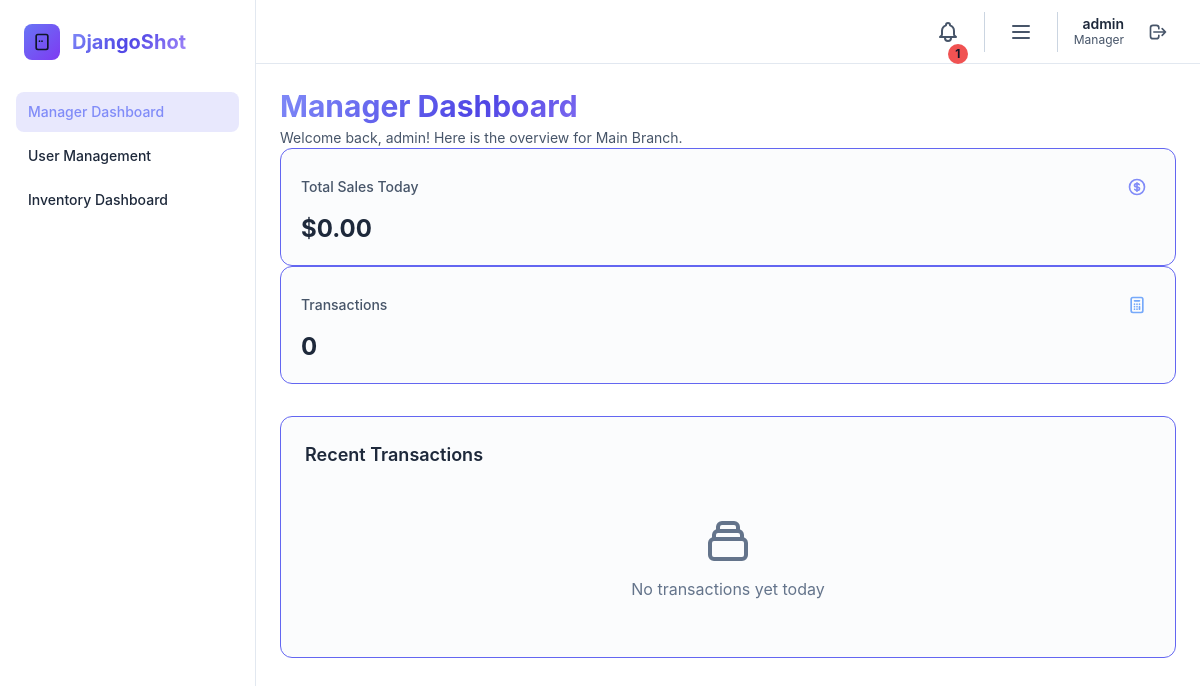
Before: /dashboard/manager/ (signed in) with the older database file.
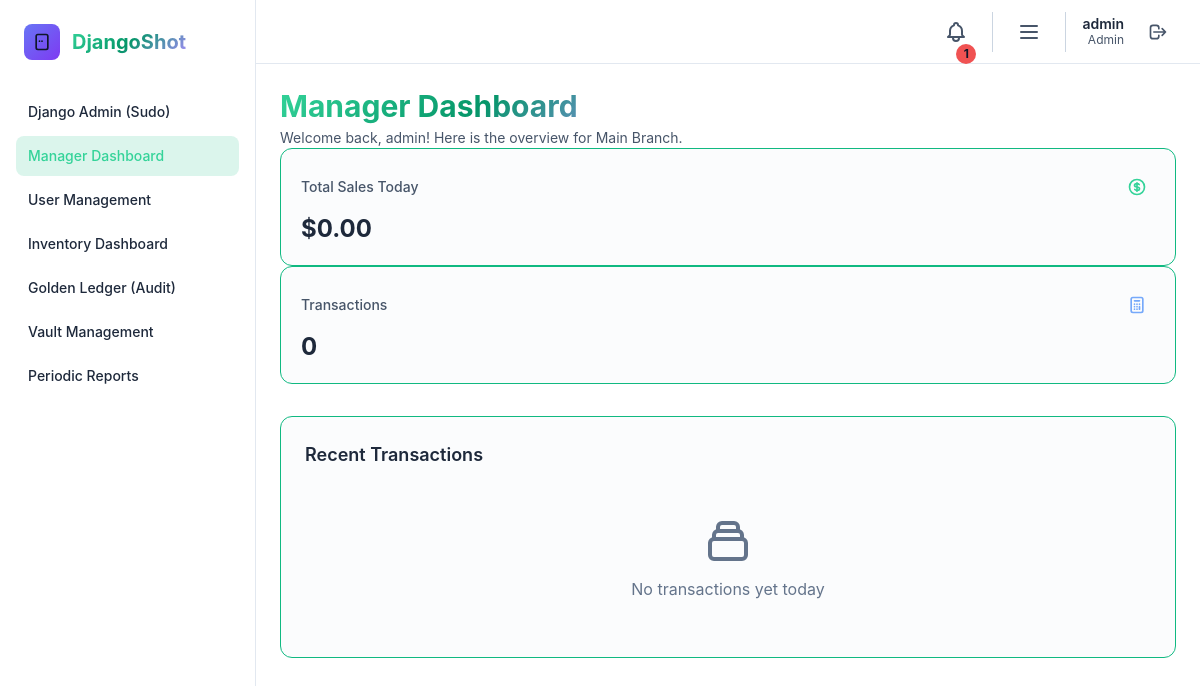
After: the same page with the newer database file.
### core/models.py (models this page shows)
class User(AbstractUser):
    ROLE_CHOICES = [
        ('admin', 'Admin'),
        ('manager', 'Manager'),
        ('cashier', 'Cashier'),
        ('accounting', 'Accounting'),
    ]
    THEME_CHOICES = [
        ('dawn', 'Dawn (Light)'),
        ('dusk', 'Dusk (Dark)'),
        ('midnight', 'Midnight (AMOLED)'),
    ]
    role = models.CharField(max_length=20, choices=ROLE_CHOICES, default='cashier')
    theme_preference = models.CharField(max_length=20, choices=THEME_CHOICES, default='dusk')
    branch = models.ForeignKey(Branch, on_delete=models.SET_NULL, null=True, blank=True, related_name='users')
    is_active_account = models.BooleanField(default=True) # Django User already has is_active, but keeping custom just in case
    def is_admin(self):
        return self.role == 'admin'
    def is_manager(self):
        return self.role in ('admin', 'manager')
    def is_accounting(self):
        return self.role == 'accounting'

### core/views.py (the view)
# urls.py: path('dashboard/manager/', views.manager_dashboard, name='manager_dashboard'),
@login_required
def manager_dashboard(request):
    if not request.user.is_manager():
        return redirect('core:home')
    today = timezone.localdate()
    orders = Order.objects.filter(order_date__date=today, status='completed')
    if request.user.role != 'admin' and request.user.branch:
        orders = orders.filter(branch=request.user.branch)
    elif request.user.branch:
        orders = orders.filter(branch=request.user.branch)
    total_sales_today = orders.aggregate(total=Sum('total_amount'))['total'] or 0.0
    transactions_today = orders.count()
    recent_transactions = orders.select_related('user', 'branch').order_by('-order_date')[:8]
    context = {
        'total_sales_today': total_sales_today,
        'transactions_today': transactions_today,
        'recent_transactions': recent_transactions,
        'branch_scope': request.user.branch.name if request.user.branch else 'All Branches'
    }
    return render(request, 'core/dashboards/manager.html', context)

### core/context_processors.py (called while the page is built)
def theme_processor(request):
    context = {
        'current_theme': 'dusk', # Default
        'user_role': 'guest'
    }
    if request.user.is_authenticated:
        context['current_theme'] = getattr(request.user, 'theme_preference', 'dusk')
        context['user_role'] = getattr(request.user, 'role', 'cashier')
    return context

### core/templates/core/dashboards/manager.html (shortened to what this page needs)
{% extends "base.html" %}
{% block content %}
<div class="mb-6 flex justify-between items-center">
    <div>
        <h1 class="text-3xl font-bold gradient-text mb-1">Manager Dashboard</h1>
        <p class="text-gray-400 text-sm">Welcome back, {{ user.username }}! Here is the overview for {{ branch_scope }}.</p>
    </div>
</div>
<div class="grid grid-cols-1 md:grid-cols-2 lg:grid-cols-4 gap-6 mb-8">
    <div class="glass-card rounded-xl p-5 fade-in" style="animation-delay: 0.1s;">
        <div class="flex items-center justify-between mb-2">
            <h3 class="text-sm font-medium text-gray-400">Total Sales Today</h3>
            <span class="p-2 bg-primary-500/20 rounded-lg text-primary-400">
            </span>
        </div>
        <p class="text-2xl font-bold text-gray-100">${{ total_sales_today|stringformat:".2f" }}</p>
    </div>
    <div class="glass-card rounded-xl p-5 fade-in" style="animation-delay: 0.2s;">
        <div class="flex items-center justify-between mb-2">
            <h3 class="text-sm font-medium text-gray-400">Transactions</h3>
            <span class="p-2 bg-blue-500/20 rounded-lg text-blue-400">
                <svg class="w-5 h-5" fill="none" stroke="currentColor" viewBox="0 0 24 24"><path stroke-linecap="round" stroke-linejoin="round" stroke-width="2" d="M9 7h6m0 10v-3m-3 3h.01M9 17h.01M9 14h.01M12 14h.01M15 11h.01M12 11h.01M9 11h.01M7 21h10a2 2 0 002-2V5a2 2 0 00-2-2H7a2 2 0 00-2 2v14a2 2 0 002 2z"></path></svg>
            </span>
        </div>
        <p class="text-2xl font-bold text-gray-100">{{ transactions_today }}</p>
    </div>
</div>
<div class="glass-card rounded-xl p-6 fade-in" style="animation-delay: 0.4s;">
    <h2 class="text-lg font-semibold mb-4 text-gray-200">Recent Transactions</h2>
    {% if recent_transactions %}
    <div class="overflow-x-auto">
        <table class="w-full text-sm text-left text-gray-400">
            <thead class="text-xs text-gray-300 uppercase bg-surface-800/80 border-b border-gray-700">
                <tr>
                    <th scope="col" class="px-4 py-3">Order</th>
                    <th scope="col" class="px-4 py-3">Cashier</th>
                    <th scope="col" class="px-4 py-3">Branch</th>
                    <th scope="col" class="px-4 py-3">Total</th>
                    <th scope="col" class="px-4 py-3">Time</th>
                </tr>
            </thead>
            <tbody>
                {% for order in recent_transactions %}
                <tr class="border-b border-gray-700 hover:bg-surface-800/50 transition-colors">
                    <td class="px-4 py-3 font-medium text-gray-200">#{{ order.id }}</td>
                    <td class="px-4 py-3">{{ order.user.username }}</td>
                    <td class="px-4 py-3">{{ order.branch.name|default:"Global" }}</td>
                    <td class="px-4 py-3 text-emerald-400">${{ order.total_amount|stringformat:".2f" }}</td>
                    <td class="px-4 py-3 text-gray-500">{{ order.order_date|date:"H:i" }}</td>
                </tr>
                {% endfor %}
            </tbody>
        </table>
    </div>
    {% else %}
    <div class="text-center py-8 text-gray-500">
        <p>No transactions yet today</p>
    </div>
    {% endif %}
</div>
{% endblock %}

### templates/base.html (shortened to what the changed rows need)
{% load static %}
<!DOCTYPE html>
<html lang="en" class="dark" data-theme="{{ current_theme|default:'dusk' }}" data-role="{{ user_role|default:'guest' }}">
<head>
    <link rel="stylesheet" href="{% static 'css/output.css' %}">
    <link rel="stylesheet" href="https://cdnjs.cloudflare.com/ajax/libs/font-awesome/6.4.0/css/all.min.css">
</head>
<body class="bg-surface-900 text-gray-200 min-h-screen relative overflow-x-hidden transition-colors duration-500">
    {% if user.is_authenticated %}
    <div class="flex min-h-screen relative z-10">
        <aside id="sidebar" class="fixed top-0 left-0 z-[100] w-64 h-screen transition-transform -translate-x-full sm:translate-x-0">
            <div class="h-full px-4 py-6 overflow-y-auto bg-surface-900 border-r border-gray-800">
                <a href="/" class="flex items-center mb-8 px-2">
                    <div class="w-9 h-9 rounded-lg bg-gradient-to-br from-indigo-500 to-purple-600 flex items-center justify-center mr-3">
                        <svg class="w-5 h-5 text-white" fill="none" stroke="currentColor" viewBox="0 0 24 24">
                            <path stroke-linecap="round" stroke-linejoin="round" stroke-width="2" d="M12 11h.01M9 11h.01M7 21h10a2 2 0 002-2V5a2 2 0 00-2-2H7a2 2 0 00-2 2v14a2 2 0 002 2z"></path>
                        </svg>
                    </div>
                    <span class="text-xl font-bold gradient-text">DjangoShot</span>
                </a>
                <nav class="space-y-1">
                    {% if user.is_admin %}
                    <a href="/admin/" class="sidebar-link flex items-center px-3 py-2.5 rounded-lg text-sm font-medium">
                        Django Admin (Sudo)
                    </a>
                    {% endif %}
                    {% if user.is_manager %}
                    <a href="{% url 'core:manager_dashboard' %}" class="sidebar-link flex items-center px-3 py-2.5 rounded-lg text-sm font-medium">
                        Manager Dashboard
                    </a>
                    <a href="{% url 'core:user_management' %}" class="sidebar-link flex items-center px-3 py-2.5 rounded-lg text-sm font-medium">
                        User Management
                    </a>
                    {% endif %}
                    {% if user.role == 'admin' or user.role == 'manager' or user.role == 'accounting' %}
                    <a href="{% url 'inventory:dashboard' %}" class="sidebar-link flex items-center px-3 py-2.5 rounded-lg text-sm font-medium">
                        Inventory Dashboard
                    </a>
                    {% endif %}
                    {% if user.is_accounting or user.is_admin %}
                    <a href="{% url 'core:accounting_dashboard' %}" class="sidebar-link flex items-center px-3 py-2.5 rounded-lg text-sm font-medium text-amber-500 hover:text-amber-400">
                        Golden Ledger (Audit)
                    </a>
                    {% endif %}
                    {% if user.role == 'cashier' or user.is_admin %}
                    <a href="{% url 'sales:vault_manage' %}" class="sidebar-link flex items-center px-3 py-2.5 rounded-lg text-sm font-medium text-emerald-500 hover:text-emerald-400">
                        Vault Management
                    </a>
                    {% endif %}
                    {% if user.is_accounting or user.is_admin %}
                    <a href="{% url 'sales:periodic_reports' %}" class="sidebar-link flex items-center px-3 py-2.5 rounded-lg text-sm font-medium">
                        Periodic Reports
                    </a>
                    {% endif %}
                </nav>
            </div>
        </aside>
        <div class="flex-1 sm:ml-64 flex flex-col">
            <header class="w-full h-16 bg-surface-900 border-b border-gray-800 flex items-center justify-end px-4 sm:px-6 sticky top-0 z-[90]">
                <div class="flex items-center space-x-4">
                    {% if user.role == 'admin' or user.role == 'manager' %}
                    <div class="relative flex items-center pr-4 border-r border-gray-700">
                        <button id="alertsMenuButton" data-dropdown-toggle="alertsMenuDropdown" class="p-2 rounded-lg text-gray-400 hover:bg-gray-800 hover:text-white transition-colors relative" title="Inventory Alerts">
                            {% if low_stock_count > 0 %}
                            <div class="absolute inline-flex items-center justify-center w-5 h-5 text-xs font-bold text-white bg-red-500 border-2 border-surface-900 rounded-full -top-1 -right-1">{{ low_stock_count }}</div>
                            {% endif %}
                        </button>
                    </div>
                    {% endif %}
                    <div class="relative flex items-center pr-4 border-r border-gray-700">
                        <button id="bbqMenuButton" data-dropdown-toggle="bbqMenuDropdown" class="p-2 rounded-lg text-gray-400 hover:bg-gray-800 hover:text-white transition-colors" title="Settings Menu">
                            <svg class="w-6 h-6" fill="none" stroke="currentColor" viewBox="0 0 24 24"><path stroke-linecap="round" stroke-linejoin="round" stroke-width="2" d="M4 6h16M4 12h16M4 18h16"></path></svg>
                        </button>
                    </div>
                    <div class="text-right hidden sm:block">
                        <p class="text-sm font-semibold text-gray-200 leading-tight">{{ user.username }}</p>
                        <p class="text-xs text-gray-400 capitalize">{{ user.role }}</p>
                    </div>
                    <form action="{% url 'core:logout' %}" method="post" class="m-0 flex items-center">
                        <button type="submit" class="p-2 flex items-center justify-center rounded-lg hover:bg-red-500/20 text-gray-400 hover:text-red-400 transition-colors" title="Logout">
                            <svg class="w-5 h-5" fill="none" stroke="currentColor" viewBox="0 0 24 24">
                                <path stroke-linecap="round" stroke-linejoin="round" stroke-width="2" d="M17 16l4-4m0 0l-4-4m4 4H7m6 4v1a3 3 0 01-3 3H6a3 3 0 01-3-3V7a3 3 0 013-3h4a3 3 0 013 3v1"></path>
                            </svg>
                        </button>
                    </form>
                </div>
            </header>
            <main class="relative p-4 md:p-6 fade-in flex-1">
                {% block content %}{% endblock %}
            </main>
        </div>
    </div>
    {% else %}
    <main class="relative z-10">
        {% block content_unauth %}{% endblock %}
    </main>
    {% endif %}
</body>
</html>

Changed rows visible on the page:
changed User "admin": role "Manager" → "Admin"
Other visible differences:
text now shown: "Django Admin (Sudo) Golden Ledger (Audit) Vault Management Periodic Reports"
